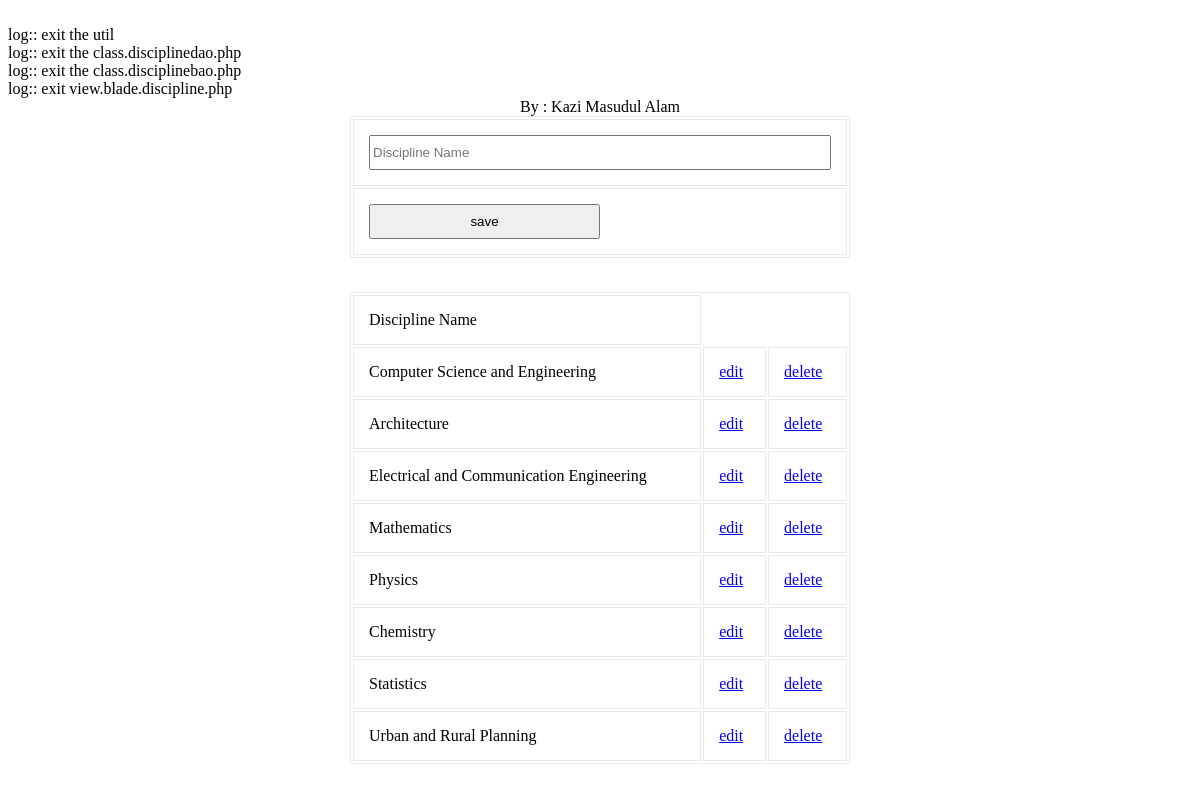
The page /modules/dash/view.discipline.php on the database its author committed.
### tables this page shows
CREATE TABLE `tbl_discipline` (
  `ID` varchar(40) NOT NULL,
  `Name` varchar(50) NOT NULL
);

### common/class.common.php (called while the page is built, shortened)
<?php
class Result{
    private $_IsSuccess=0;
    private $_ResultObject;
    public function setIsSuccess($IsSuccess){
        $this->_IsSuccess = $IsSuccess;
    }
    public function getIsSuccess(){
        return $this->_IsSuccess;
    }
    public function setResultObject($ResultObject){
        $this->_ResultObject = $ResultObject;
    }
    public function getResultObject(){
        return $this->_ResultObject;
    }
}
class Discipline{
private $_ID;
    private $_Name;
    public function setID ( $ID ) {
        $this->_ID = $ID;
    }
    public function getID () {
        return $this->_ID;
    }
    public function setName( $Name ) {
        $this->_Name = $Name;
    }
    public function getName() {
        return $this->_Name;
    }
}
?>

### modules/dash/view.discipline.php (the view, shortened to what this page needs)
<?php
include_once 'blade/view.discipline.blade.php';
include_once '/../../common/class.common.php';
?>
<!DOCTYPE html PUBLIC "-//W3C//DTD XHTML 1.0 Transitional//EN" "http://www.w3.org/TR/xhtml1/DTD/xhtml1-transitional.dtd">
<html xmlns="http://www.w3.org/1999/xhtml">
	<head>
		<link rel="stylesheet" href="style.css" type="text/css" />
	</head>
<body>
<center>
	<div id="header">
		<label>By : Kazi Masudul Alam</a></label>
	</div>
	<div id="form">
		<form method="post">
			<table width="100%" border="1" cellpadding="15">
				<tr>
					<td><input type="text" name="txtName" placeholder="Discipline Name" value="<?php
					if(isset($_GET['edit'])) echo $getROW->getName();  ?>" /></td>
				</tr>
				<tr>
					<td>
						<?php
						if(isset($_GET['edit']))
						{
							?>
							<button type="submit" name="update">update</button>
							<?php
						}
						else
						{
							?>
							<button type="submit" name="save">save</button>
							<?php
						}
						?>
					</td>
				</tr>
			</table>
		</form>
<br />
	<table width="100%" border="1" cellpadding="15" align="center">
	<?php
	$Result = $_DisciplineBAO->getAllDisciplines();
	if($Result->getIsSuccess()){
		$DisciplineList = $Result->getResultObject();
	?>
		<tr>
			<td>Discipline Name</td>
		</tr>
		<?php
		for($i = 0; $i < sizeof($DisciplineList); $i++) {
			$Discipline = $DisciplineList[$i];
			?>
		    <tr>
			    <td><?php echo $Discipline->getName(); ?></td>
			    <td><a href="?edit=<?php echo $Discipline->getID(); ?>" onclick="return confirm('sure to edit !'); " >edit</a></td>
			    <td><a href="?del=<?php echo $Discipline->getID(); ?>" onclick="return confirm('sure to delete !'); " >delete</a></td>
		    </tr>
	    <?php
		}
	}
	else{
		echo $Result->getResultObject();
	}
	?>
	</table>
	</div>
</center>
</body>
</html>

### modules/dash/style.css (style rules this page uses)
#form { width:500px; margin:0px auto; text-align:center; }
#form form input { width:100%; height:35px; }
form button { width:50%; height:35px; }
table,td { border:solid #e9e9e9 1px; }

### rows shown on the page
tbl_discipline: Name "Computer Science and Engineering"
tbl_discipline: Name "Architecture"
tbl_discipline: Name "Electrical and Communication Engineering"
tbl_discipline: Name "Mathematics"
tbl_discipline: Name "Physics"
tbl_discipline: Name "Chemistry"
tbl_discipline: Name "Statistics"
tbl_discipline: Name "Urban and Rural Planning"
